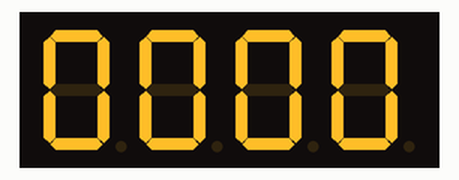
Simulated run of this sketch. Board: Arduino Uno, built with avr-gcc and run on an emulated ATmega328P. Shown: 4-digit seven-segment display. Wiring (inferred from the names in the program): 4-digit 7-segment display, segments lit when HIGH: segments pin 2, pin 3, pin 4, pin 5, pin 6, pin 7, pin 8, pin 9; digit selects pin 13, pin 12, pin 11, pin 10. The segment pins are drawn as the display they are named for.

Above: at 0.1 s.
At 4.1 s:
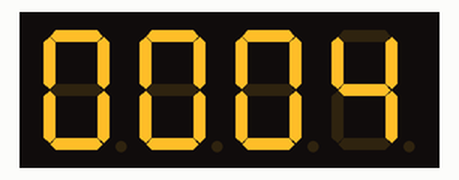
At 9.2 s:
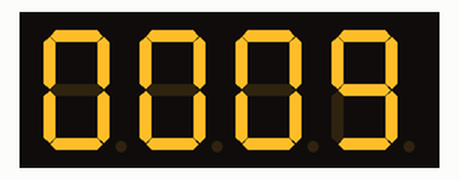
At 19.2 s:
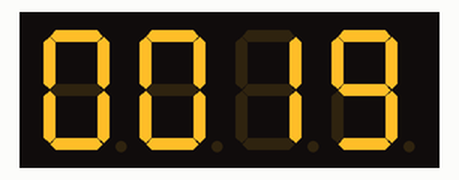
At 28.3 s:
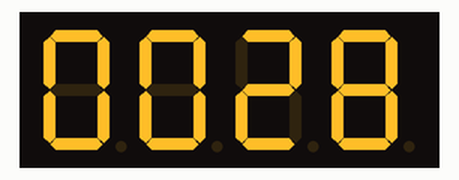
At 38.4 s:
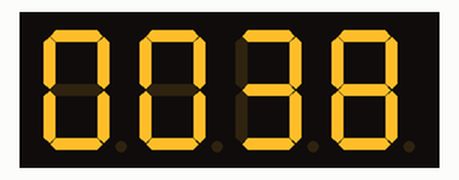

The sketch:

_7Seg_Part3.ino
```cpp
#include <Arduino.h>

// Create by Anukul

const int interval = 1000;
unsigned long previousMillis = 0;

// Pin declearation
byte SEG_A = 2;
byte SEG_B = 3;
byte SEG_C = 4;
byte SEG_D = 5;
byte SEG_E = 6;
byte SEG_F = 7;
byte SEG_G = 8;
byte SEG_DP = 9;
byte COM_D1 = 10;
byte COM_D2 = 11;
byte COM_D3 = 12;
byte COM_D4 = 13;

// Display Value
unsigned int number = 0;
byte screen[] = {0, 0, 0, 0};
byte digit = 0;

// Lookup table
// Encode in a b c d e f g dp
byte _7SEG_TABLE[] = {0b11111100, 0b01100000, 0b11011010, 0b11110010,
                      0b01100110, 0b10110110, 0b10111110, 0b11100000,
                      0b11111110, 0b11110110, 0b11101110, 0b00111110,
                      0b10011100, 0b01111010, 0b10011110, 0b10001110};


void setup() {
  // Segment
  pinMode(SEG_A, OUTPUT);
  pinMode(SEG_B, OUTPUT);
  pinMode(SEG_C, OUTPUT);
  pinMode(SEG_D, OUTPUT);
  pinMode(SEG_E, OUTPUT);
  pinMode(SEG_F, OUTPUT);
  pinMode(SEG_G, OUTPUT);
  pinMode(SEG_DP, OUTPUT);
  // Digit Common
  pinMode(COM_D1, OUTPUT);
  pinMode(COM_D2, OUTPUT);
  pinMode(COM_D3, OUTPUT);
  pinMode(COM_D4, OUTPUT);
}

void loop() {
  unsigned long currentMillis = millis();

  // scan digit
  if (digit > 3) {
    // reset digit
    digit = 0;

    // ElapsedMillis
    if ((unsigned long)(currentMillis - previousMillis) >= interval) {
      // coding event here
      number++;
      screen[0] = (number / 1) % 10;
      screen[1] = (number / 10) % 10;
      screen[2] = (number / 100) % 10;
      screen[3] = (number / 1000) % 10;
      previousMillis = currentMillis;
    }
  }

  // blank for remove shadows
  displayBlank(digit);
  displaySeg(screen[digit], digit);

  // increase digit for next display
  digit++;
  delay(3);
}

void displayBlank(byte digit) {
  digitalWrite(SEG_A, LOW);
  digitalWrite(SEG_B, LOW);
  digitalWrite(SEG_C, LOW);
  digitalWrite(SEG_D, LOW);
  digitalWrite(SEG_E, LOW);
  digitalWrite(SEG_F, LOW);
  digitalWrite(SEG_G, LOW);
  digitalWrite(SEG_DP, LOW);
  digitalWrite(COM_D1, 1 & 1 << digit);
  digitalWrite(COM_D2, 2 & 1 << digit);
  digitalWrite(COM_D3, 4 & 1 << digit);
  digitalWrite(COM_D4, 8 & 1 << digit);
}

void displaySeg(byte number, byte digit) {
  digitalWrite(SEG_A, _7SEG_TABLE[number] & 1 << 7);
  digitalWrite(SEG_B, _7SEG_TABLE[number] & 1 << 6);
  digitalWrite(SEG_C, _7SEG_TABLE[number] & 1 << 5);
  digitalWrite(SEG_D, _7SEG_TABLE[number] & 1 << 4);
  digitalWrite(SEG_E, _7SEG_TABLE[number] & 1 << 3);
  digitalWrite(SEG_F, _7SEG_TABLE[number] & 1 << 2);
  digitalWrite(SEG_G, _7SEG_TABLE[number] & 1 << 1);
  digitalWrite(SEG_DP, _7SEG_TABLE[number] & 1 << 0);
  digitalWrite(COM_D1, 1 & 1 << digit);
  digitalWrite(COM_D2, 2 & 1 << digit);
  digitalWrite(COM_D3, 4 & 1 << digit);
  digitalWrite(COM_D4, 8 & 1 << digit);
}
```

Measured:
- what the display in image 0 shows lasts 1.1 s, from 0.0 s to 1.1 s
